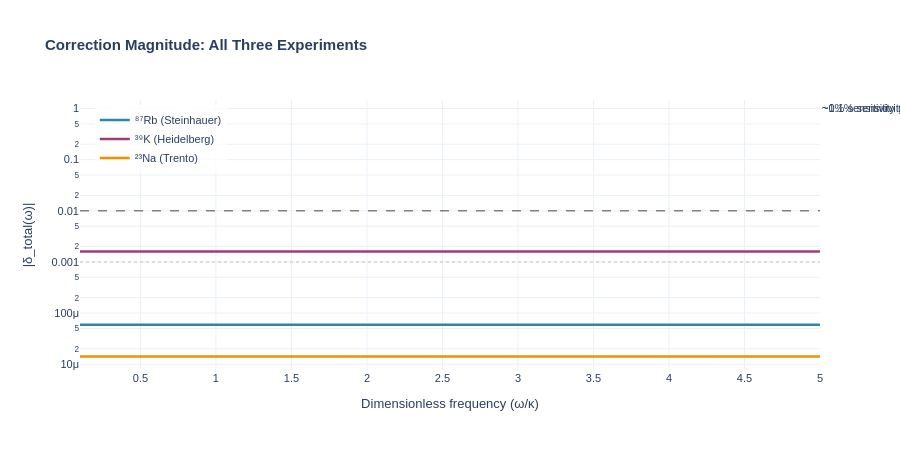

This figure's notebook cell:
### Markdown cell above
## Part 4: Nature's Speed Limit on Friction

Quantum mechanics doesn't just count parameters — it also constrains their relationships. One of the most beautiful constraints comes from **positivity**: probabilities can never be negative.

When we translate this into transport coefficients, we get:

$$\gamma_{2,1} + \gamma_{2,2} = 0$$

**What this means:** The two new second-order friction knobs aren't independent. Knowing one determines the other — they must be equal and opposite.

This is a powerful result. It means:
- We have 4 total transport coefficients (γ₁, γ₂, γ_{2,1}, γ_{2,2})
- But only 3 are truly independent
- Nature constrains the "friction landscape" more tightly than we might naively expect

Even more generally, if we relax the constraint, the strongest bound allowed is:

$$(\gamma_{2,1} + \gamma_{2,2})^2 \leq 4 \gamma_2 \gamma_x \beta$$

where β is a thermal factor. This is called a **positive semi-definite (PSD) constraint** — it limits how much the coefficients can differ while still obeying quantum rules.

### Code cell
# ── Figure 4: All three experiments comparison ──
# Shows the magnitude of corrections in each experiment

fig4 = go.Figure()

omega_range = np.linspace(0.1, 5.0, 200)

for exp_name, p in experiments.items():
    # First-order constant correction
    delta_1st = abs(p["delta_diss_1st"])

    # Second-order frequency-dependent correction (ω³ growth)
    amp_2nd = 500 * abs(p["gamma_2_1_est"] / p["kappa"])
    delta_2nd = np.array([amp_2nd * (w / 2.0) ** 3 for w in omega_range])

    delta_total = delta_1st + delta_2nd

    fig4.add_trace(
        go.Scatter(
            x=omega_range,
            y=delta_total,
            name=exp_name,
            line=dict(color=p["color"], width=2.5),
            hovertemplate="<b>"
            + exp_name
            + "</b><br>ω/κ = %{x:.2f}<br>|δ| = %{y:.6f}<extra></extra>",
        )
    )

# Reference lines for experimental sensitivity
fig4.add_hline(
    y=0.01,
    line=dict(color="gray", width=1.5, dash="dash"),
    annotation_text="~1% sensitivity (near-term)",
    annotation_position="right",
)

fig4.add_hline(
    y=0.001,
    line=dict(color="lightgray", width=1.5, dash="dot"),
    annotation_text="~0.1% sensitivity (future)",
    annotation_position="right",
)

fig4.update_layout(
    title_text="<b>Correction Magnitude: All Three Experiments</b>",
    xaxis_title="Dimensionless frequency (ω/κ)",
    yaxis_title="|δ_total(ω)|",
    yaxis=dict(type="log"),
    template="plotly_white",
    height=450,
    font=dict(family="Arial, sans-serif", size=11),
    hovermode="x unified",
    showlegend=True,
    legend=dict(x=0.02, y=0.98, bgcolor="rgba(255,255,255,0.8)"),
)

fig4.show()

### Figure 1 — Plotly figure (JSON) as saved in the notebook; plotly's stock layout.template omitted (floating-point values rounded to 4 significant figures; data arrays with more than 128 entries replaced by an {"elided": "..."} marker saying what was removed)
{"data": [{"hovertemplate": "<b>⁸⁷Rb (Steinhauer)</b><br>ω/κ = %{x:.2f}<br>|δ| = %{y:.6f}<extra></extra>", "line": {"color": "#2E86AB", "width": 2.5}, "name": "⁸⁷Rb (Steinhauer)", "type": "scatter", "x": {"elided": "200 float values"}, "y": {"elided": "200 float values"}}, {"hovertemplate": "<b>³⁹K (Heidelberg)</b><br>ω/κ = %{x:.2f}<br>|δ| = %{y:.6f}<extra></extra>", "line": {"color": "#A23B72", "width": 2.5}, "name": "³⁹K (Heidelberg)", "type": "scatter", "x": {"elided": "200 float values"}, "y": {"elided": "200 float values"}}, {"hovertemplate": "<b>²³Na (Trento)</b><br>ω/κ = %{x:.2f}<br>|δ| = %{y:.6f}<extra></extra>", "line": {"color": "#F18F01", "width": 2.5}, "name": "²³Na (Trento)", "type": "scatter", "x": {"elided": "200 float values"}, "y": {"elided": "200 float values"}}], "layout": {"annotations": [{"showarrow": false, "text": "~1% sensitivity (near-term)", "x": 1, "xanchor": "left", "xref": "x domain", "y": 0.01, "yanchor": "middle", "yref": "y"}, {"showarrow": false, "text": "~0.1% sensitivity (future)", "x": 1, "xanchor": "left", "xref": "x domain", "y": 0.001, "yanchor": "middle", "yref": "y"}], "font": {"family": "Arial, sans-serif", "size": 11}, "height": 450, "hovermode": "x unified", "legend": {"bgcolor": "rgba(255,255,255,0.8)", "x": 0.02, "y": 0.98}, "shapes": [{"line": {"color": "gray", "dash": "dash", "width": 1.5}, "type": "line", "x0": 0, "x1": 1, "xref": "x domain", "y0": 0.01, "y1": 0.01, "yref": "y"}, {"line": {"color": "lightgray", "dash": "dot", "width": 1.5}, "type": "line", "x0": 0, "x1": 1, "xref": "x domain", "y0": 0.001, "y1": 0.001, "yref": "y"}], "showlegend": true, "title": {"text": "<b>Correction Magnitude: All Three Experiments</b>"}, "xaxis": {"title": {"text": "Dimensionless frequency (ω/κ)"}}, "yaxis": {"title": {"text": "|δ_total(ω)|"}, "type": "log"}}}
